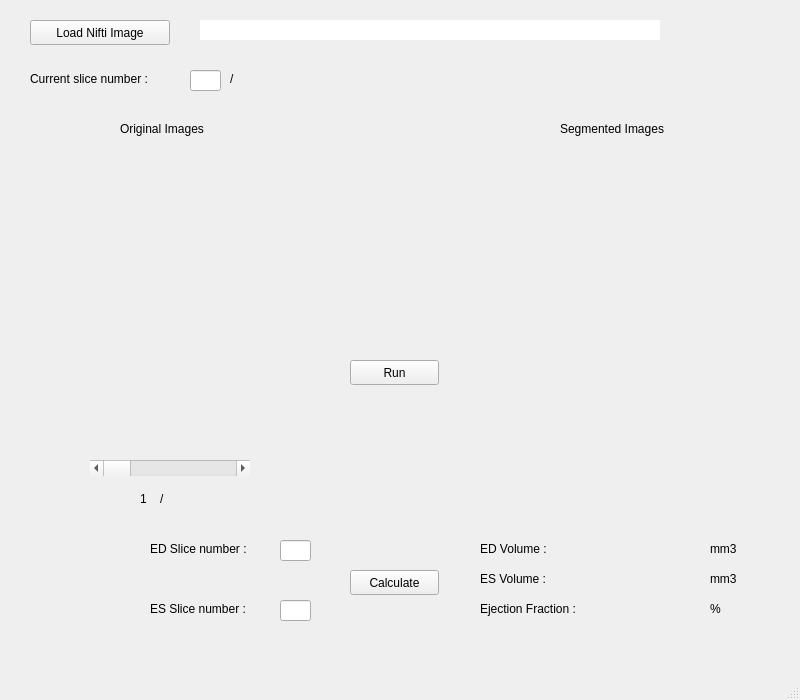
<?xml version="1.0" encoding="UTF-8"?>
<ui version="4.0">
 <class>MainWindow</class>
 <widget class="QMainWindow" name="MainWindow">
  <property name="geometry">
   <rect>
    <x>0</x>
    <y>0</y>
    <width>800</width>
    <height>700</height>
   </rect>
  </property>
  <property name="windowTitle">
   <string>MainWindow</string>
  </property>
  <widget class="QWidget" name="centralwidget">
   <widget class="QPushButton" name="loadFileButton">
    <property name="geometry">
     <rect>
      <x>30</x>
      <y>20</y>
      <width>140</width>
      <height>25</height>
     </rect>
    </property>
    <property name="text">
     <string>Load Nifti Image</string>
    </property>
   </widget>
   <widget class="QLabel" name="label">
    <property name="geometry">
     <rect>
      <x>30</x>
      <y>70</y>
      <width>150</width>
      <height>17</height>
     </rect>
    </property>
    <property name="text">
     <string>Current slice number :</string>
    </property>
   </widget>
   <widget class="QLineEdit" name="inputSliceNum">
    <property name="geometry">
     <rect>
      <x>190</x>
      <y>70</y>
      <width>31</width>
      <height>21</height>
     </rect>
    </property>
   </widget>
   <widget class="QLabel" name="label_2">
    <property name="geometry">
     <rect>
      <x>230</x>
      <y>70</y>
      <width>16</width>
      <height>17</height>
     </rect>
    </property>
    <property name="text">
     <string>/</string>
    </property>
   </widget>
   <widget class="QLabel" name="totalSlice">
    <property name="geometry">
     <rect>
      <x>240</x>
      <y>70</y>
      <width>31</width>
      <height>17</height>
     </rect>
    </property>
    <property name="text">
     <string/>
    </property>
   </widget>
   <widget class="QLabel" name="label_3">
    <property name="geometry">
     <rect>
      <x>120</x>
      <y>120</y>
      <width>150</width>
      <height>17</height>
     </rect>
    </property>
    <property name="text">
     <string>Original Images</string>
    </property>
   </widget>
   <widget class="QLabel" name="label_4">
    <property name="geometry">
     <rect>
      <x>560</x>
      <y>120</y>
      <width>150</width>
      <height>17</height>
     </rect>
    </property>
    <property name="text">
     <string>Segmented Images</string>
    </property>
   </widget>
   <widget class="QLabel" name="imageLabel">
    <property name="geometry">
     <rect>
      <x>20</x>
      <y>150</y>
      <width>300</width>
      <height>300</height>
     </rect>
    </property>
    <property name="text">
     <string/>
    </property>
   </widget>
   <widget class="QLabel" name="segImageLabel">
    <property name="geometry">
     <rect>
      <x>470</x>
      <y>150</y>
      <width>300</width>
      <height>300</height>
     </rect>
    </property>
    <property name="text">
     <string/>
    </property>
   </widget>
   <widget class="QPushButton" name="runButton">
    <property name="geometry">
     <rect>
      <x>350</x>
      <y>360</y>
      <width>89</width>
      <height>25</height>
     </rect>
    </property>
    <property name="text">
     <string>Run</string>
    </property>
   </widget>
   <widget class="QScrollBar" name="horizontalScrollBar">
    <property name="geometry">
     <rect>
      <x>90</x>
      <y>460</y>
      <width>160</width>
      <height>16</height>
     </rect>
    </property>
    <property name="orientation">
     <enum>Qt::Horizontal</enum>
    </property>
   </widget>
   <widget class="QLabel" name="currentImg">
    <property name="geometry">
     <rect>
      <x>140</x>
      <y>490</y>
      <width>16</width>
      <height>17</height>
     </rect>
    </property>
    <property name="text">
     <string>1</string>
    </property>
   </widget>
   <widget class="QLabel" name="label_8">
    <property name="geometry">
     <rect>
      <x>160</x>
      <y>490</y>
      <width>16</width>
      <height>17</height>
     </rect>
    </property>
    <property name="text">
     <string>/</string>
    </property>
   </widget>
   <widget class="QLabel" name="totalImg">
    <property name="geometry">
     <rect>
      <x>180</x>
      <y>490</y>
      <width>21</width>
      <height>17</height>
     </rect>
    </property>
    <property name="text">
     <string/>
    </property>
   </widget>
   <widget class="QLineEdit" name="filePathLabel">
    <property name="geometry">
     <rect>
      <x>200</x>
      <y>20</y>
      <width>460</width>
      <height>20</height>
     </rect>
    </property>
    <property name="styleSheet">
     <string notr="true">background-color:&quot;transparent&quot;</string>
    </property>
    <property name="frame">
     <bool>false</bool>
    </property>
    <property name="readOnly">
     <bool>true</bool>
    </property>
   </widget>
   <widget class="QPushButton" name="calculateButton">
    <property name="geometry">
     <rect>
      <x>350</x>
      <y>570</y>
      <width>89</width>
      <height>25</height>
     </rect>
    </property>
    <property name="text">
     <string>Calculate</string>
    </property>
   </widget>
   <widget class="QLabel" name="label_5">
    <property name="geometry">
     <rect>
      <x>150</x>
      <y>540</y>
      <width>120</width>
      <height>17</height>
     </rect>
    </property>
    <property name="text">
     <string>ED Slice number :</string>
    </property>
   </widget>
   <widget class="QLineEdit" name="inputEDNum">
    <property name="geometry">
     <rect>
      <x>280</x>
      <y>540</y>
      <width>31</width>
      <height>21</height>
     </rect>
    </property>
   </widget>
   <widget class="QLabel" name="label_6">
    <property name="geometry">
     <rect>
      <x>150</x>
      <y>600</y>
      <width>120</width>
      <height>17</height>
     </rect>
    </property>
    <property name="text">
     <string>ES Slice number :</string>
    </property>
   </widget>
   <widget class="QLineEdit" name="inputESNum">
    <property name="geometry">
     <rect>
      <x>280</x>
      <y>600</y>
      <width>31</width>
      <height>21</height>
     </rect>
    </property>
   </widget>
   <widget class="QLabel" name="label_7">
    <property name="geometry">
     <rect>
      <x>480</x>
      <y>540</y>
      <width>81</width>
      <height>17</height>
     </rect>
    </property>
    <property name="text">
     <string>ED Volume : </string>
    </property>
   </widget>
   <widget class="QLabel" name="label_9">
    <property name="geometry">
     <rect>
      <x>480</x>
      <y>570</y>
      <width>81</width>
      <height>17</height>
     </rect>
    </property>
    <property name="text">
     <string>ES Volume :</string>
    </property>
   </widget>
   <widget class="QLabel" name="label_10">
    <property name="geometry">
     <rect>
      <x>480</x>
      <y>600</y>
      <width>131</width>
      <height>17</height>
     </rect>
    </property>
    <property name="text">
     <string>Ejection Fraction : </string>
    </property>
   </widget>
   <widget class="QLabel" name="edVolume">
    <property name="geometry">
     <rect>
      <x>630</x>
      <y>540</y>
      <width>67</width>
      <height>17</height>
     </rect>
    </property>
    <property name="text">
     <string/>
    </property>
   </widget>
   <widget class="QLabel" name="esVolume">
    <property name="geometry">
     <rect>
      <x>630</x>
      <y>570</y>
      <width>67</width>
      <height>17</height>
     </rect>
    </property>
    <property name="text">
     <string/>
    </property>
   </widget>
   <widget class="QLabel" name="ejection_fraction">
    <property name="geometry">
     <rect>
      <x>630</x>
      <y>600</y>
      <width>67</width>
      <height>17</height>
     </rect>
    </property>
    <property name="text">
     <string/>
    </property>
   </widget>
   <widget class="QLabel" name="label_11">
    <property name="geometry">
     <rect>
      <x>710</x>
      <y>540</y>
      <width>67</width>
      <height>17</height>
     </rect>
    </property>
    <property name="text">
     <string>mm3</string>
    </property>
   </widget>
   <widget class="QLabel" name="label_12">
    <property name="geometry">
     <rect>
      <x>710</x>
      <y>570</y>
      <width>67</width>
      <height>17</height>
     </rect>
    </property>
    <property name="text">
     <string>mm3</string>
    </property>
   </widget>
   <widget class="QLabel" name="label_13">
    <property name="geometry">
     <rect>
      <x>710</x>
      <y>600</y>
      <width>67</width>
      <height>17</height>
     </rect>
    </property>
    <property name="text">
     <string>%</string>
    </property>
   </widget>
   <widget class="QLabel" name="label_14">
    <property name="geometry">
     <rect>
      <x>346</x>
      <y>170</y>
      <width>101</width>
      <height>16</height>
     </rect>
    </property>
    <property name="text">
     <string/>
    </property>
   </widget>
  </widget>
  <widget class="QMenuBar" name="menubar">
   <property name="geometry">
    <rect>
     <x>0</x>
     <y>0</y>
     <width>800</width>
     <height>22</height>
    </rect>
   </property>
  </widget>
  <widget class="QStatusBar" name="statusbar"/>
 </widget>
 <resources/>
 <connections/>
</ui>
